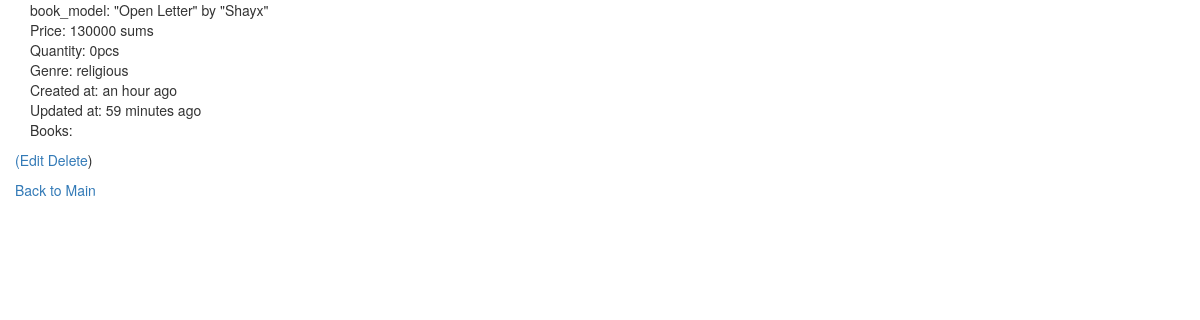
The page /backend/book_model/21 (signed in) on the database its author committed.
### backend/models.py (models this page shows)
class Book_model(models.Model):
    title = models.CharField(
        max_length=64,
        unique=True,
        validators=[
            MinLengthValidator(3)
        ])
    author = models.CharField(max_length=64)
    price = models.PositiveIntegerField()
    genre = models.CharField(max_length=64, choices=genre_options)
    created_at = models.DateTimeField(auto_now_add=True)
    updated_at = models.DateTimeField(auto_now=True)
    def get_quantity(self):
        quantity = len(Book.objects.filter(model=self))
        return quantity
    def get_books(self):
        return Book.objects.filter(model=self)
    def __str__(self):
        return '"'+self.title+'" by "'+self.author+'"'

### backend/views.py (the view)
# urls.py: path('book_model/<int:pk>', book_model_detail.as_view(), name="book_model_detail"),
class book_model_detail(LoginRequiredMixin,DetailView):
    model = Book_model
    fields="__all__"
    success_url =  reverse_lazy('backend:book_model_list')

### backend/templates/backend/book_model_detail.html (shortened to what this page needs)
{%extends "base_bootsrap.html" %}
{% load humanize %}
{% block content%}
       <div class="container">
                <div class="row">
                <p>book_model: {{book_model}}
                <br>Price: {{book_model.price}} sums
                <br>Quantity: {{book_model.get_quantity}}pcs
                <br>Genre: {{book_model.genre}}
                <br>Created at: {{book_model.created_at|naturaltime}}
                <br>Updated at: {{book_model.updated_at|naturaltime}}
                <br>Books:
                <p class="row">
                <a href="{% url 'backend:book_model_update' book_model.id %}">(Edit</a>
                <a href="{% url 'backend:book_model_delete' book_model.id %}">Delete</a>)
                </p>
               </p>
                </div>
       </div>
       <p class="row">
            <a href="{% url 'backend:book_model_list' %}">Back to Main</a>
           </p>
{% endblock %}

### rows shown on the page
Book_model: title+author "\"Open Letter\" by \"Shayx\"", price "130000", get_quantity "0", genre "religious", created_at "an hour ago", updated_at "59 minutes ago"
